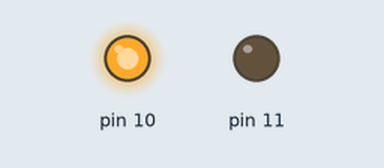
Bench run of a sketch on a simulated Arduino Uno, built with avr-gcc and run on an emulated ATmega328P. On the bench: output pins drawn as LEDs (lit = HIGH). What the sketch prints to the serial monitor is not drawn.

Above: at 0.1 s.
Timing chart, 0 to 1.6 s (numbered marks = the images above):
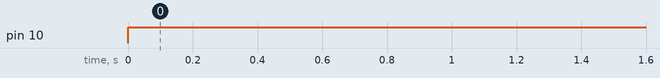

Measured:
- by itself, pin 10: LOW → HIGH at 0.00 s

The sketch:

led_test_nano.ino
```cpp
# define blinkinterval 400

unsigned long previousmillis = 0;
unsigned long currentmillis = 0;


bool ledstatus = false;

void setup() {
  Serial.begin(9600);
  Serial.println("Setup - Start");

  pinMode(10, OUTPUT);
  pinMode(11, OUTPUT);
  Serial.println("Setup - End");
  // put your setup code here, to run once:
}

void loop() {
  /*currentmillis = millis();

  if (currentmillis - previousmillis >= blinkinterval) {
    previousmillis = currentmillis;

    ledstatus = !ledstatus;
    Serial.println(ledstatus);

    digitalWrite(10, ledstatus);
    digitalWrite(11, ledstatus);

  }*/
  // put your main code here, to run repeatedly:
  //delay(zeit);
  digitalWrite(10, 1);
  //delay(zeit);
}
```
